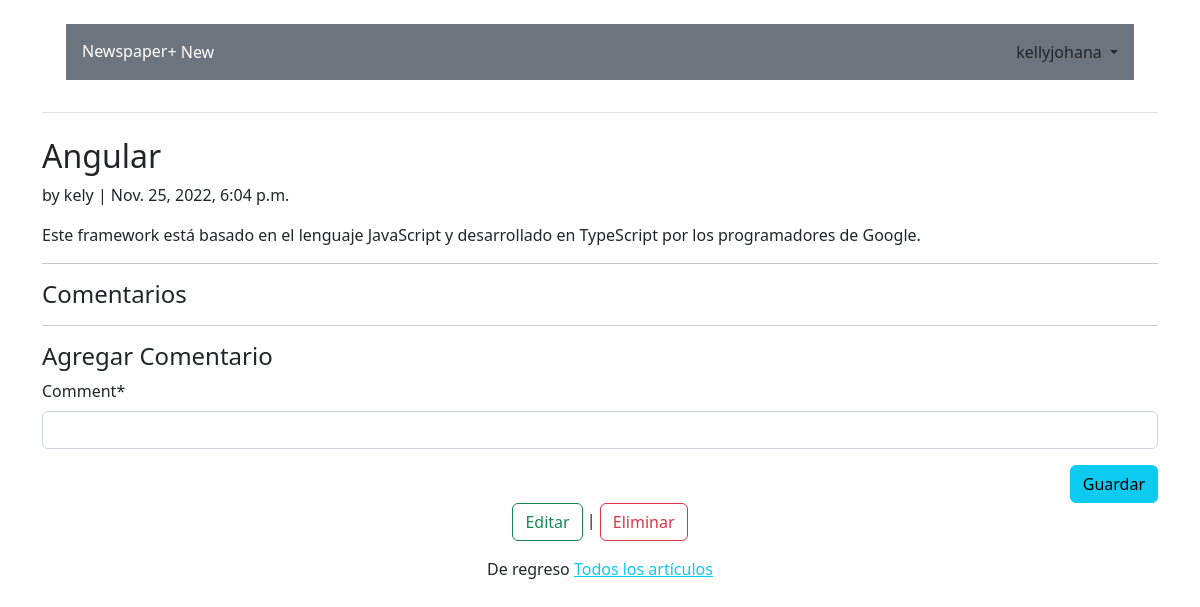
The page /5/ (signed in) on the database its author committed.
### accounts/models.py (models this page shows)
class CustomUser(AbstractUser):
    age= models.PositiveBigIntegerField(null=True, blank=True)

### articles/models.py (models this page shows, shortened)
class Article (models.Model):
    title= models.CharField(max_length=255)
    body= models.TextField()
    date= models.DateTimeField(auto_now_add=True)
    author= models.ForeignKey(
        settings.AUTH_USER_MODEL,
        on_delete= models.CASCADE,
    )

### articles/views.py (the view, shortened to what this page needs)
# urls.py: path("<int:pk>/", ArticleDetailView.as_view(), name="article_detail"),
class ArticleDetailView(LoginRequiredMixin, View):
    def get(self, request, *args,**kwargs):
        view= CommentGet.as_view()
        return view(request, *args, **kwargs)

### articles/forms.py
class CommentForm(forms.ModelForm):
    class Meta:
        model= Comment
        fields= ("comment",)

### articles/views.py (called while the page is built)
    def get_context_data(self, **kwargs):
        context = super().get_context_data(**kwargs)
        context['form'] = CommentForm()
        return context

### templates/article_detail.html (shortened to what this page needs)
{%extends "base.html"%}
{%load crispy_forms_tags%}
{%block content%}
   <div class= "article-entry">
        <h2>{{ object.title }}</h2>
        <p>by {{ object.author }} | {{object.date }}</p>
        <p>{{ object.body }}</p>
   </div>
   <hr>
   <h4>Comentarios</h4>
   <hr>
   <h4>Agregar Comentario</h4>
   <form action="" method="post">
        {{form|crispy}}
        <div style="text-align: right">
          <button class="btn btn-info"  type="submit" > Guardar </button>
        </div>
    </form>
    <div style="text-align: center">
     <p><a href="{% url 'article_edit' article.pk %}" class="btn btn-outline-success">Editar</a> |
     <a href="{% url 'article_delete' article.pk %}" class="btn btn-outline-danger">Eliminar</a></p>
     <p>De regreso <a href="{% url 'article_list'%}" class="text-info">Todos los artículos</a></p>
   </div>
{%endblock content%}

### templates/base.html (shortened to what this page needs)
<!DOCTYPE html>
{% load static %}
<html>
    <head>
        <link rel="stylesheet" href= "{% static 'css/base.css'%}">
        <link href="https://cdn.jsdelivr.net/npm/bootstrap@5.2.2/dist/css/bootstrap.min.css" rel="stylesheet">
    </head>
    <body>
        <div class="container">
            <header class="p-4 mb-4 border-bottom">
                <div class="p-3 mb-2 bg-secondary text-white">
                    <div class="d-flex flex-wrap align-items-center justify-content-center justify-content-lg-start">
                        <a class="navbar-brand mb-0 h1" href="{% url 'home' %}">Newspaper</a>
                        <ul class="nav col-12 col-lg-auto me-lg-auto mb-2 justify-content-center mb-md-0">
                        {% if user.is_authenticated%}
                                <li><a href="{% url 'article_new' %}" class="navbar-brand mb-0 h1"> + New</a></li>
                            </ul>
                            <div class="dropdown text-end">
                                <a href="#" class="d-block link-dark text-decoration-none dropdown-toggle"
                                    id="dropdownUser1" data-bs-toggle="dropdown" aria-expanded="false">
                                    {{ user.username}}
                                </a>
                            </div>
                        {% endif %}
                    </div>
                </div>
            </header>
            <main>
                {%block content%}
                {%endblock content%}
            </main>
        </div>
    </body>
</html>

### rows shown on the page
CustomUser: username "kellyjohana"
Article: title "Angular", author "kely", date "Nov. 25, 2022, 6:04 p.m.", body "Este framework está basado en el lenguaje JavaScript y desarrollado en TypeScript por los programadores de Google."
